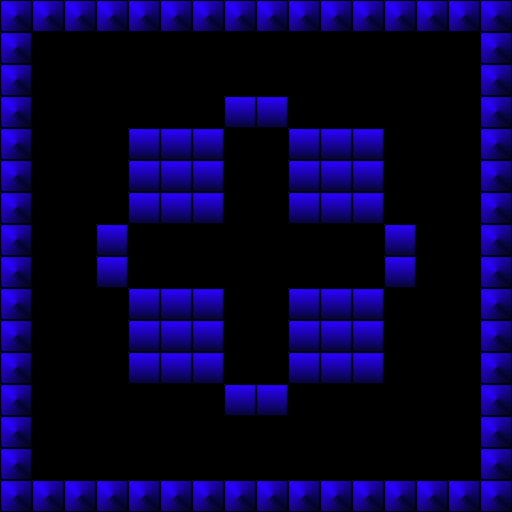

A 2D game scene composited from a Tiled map and its tileset images. What follows is a short description and the map's XML, with every tile layer's data as written:
An orthogonal 16x16 tile map with 32x32 px tiles, 1 tile layer (Tile Layer 1).

<map version="1.10" tiledversion="1.11.0" orientation="orthogonal" renderorder="right-down" width="16" height="16" tilewidth="32" tileheight="32" infinite="0" nextlayerid="2" nextobjectid="1">
 <tileset firstgid="1" source="../../tiles/orthogonal_1.tsx" />
 <layer id="1" name="Tile Layer 1" width="16" height="16">
  <data encoding="csv">
2,2,2,2,2,2,2,2,2,2,2,2,2,2,2,2,
2,0,0,0,0,0,0,0,0,0,0,0,0,0,0,2,
2,0,0,0,0,0,0,0,0,0,0,0,0,0,0,2,
2,0,0,0,0,0,0,3,3,0,0,0,0,0,0,2,
2,0,0,0,3,3,3,0,0,3,3,3,0,0,0,2,
2,0,0,0,3,3,3,0,0,3,3,3,0,0,0,2,
2,0,0,0,3,3,3,0,0,3,3,3,0,0,0,2,
2,0,0,3,0,0,0,0,0,0,0,0,3,0,0,2,
2,0,0,3,0,0,0,0,0,0,0,0,3,0,0,2,
2,0,0,0,3,3,3,0,0,3,3,3,0,0,0,2,
2,0,0,0,3,3,3,0,0,3,3,3,0,0,0,2,
2,0,0,0,3,3,3,0,0,3,3,3,0,0,0,2,
2,0,0,0,0,0,0,3,3,0,0,0,0,0,0,2,
2,0,0,0,0,0,0,0,0,0,0,0,0,0,0,2,
2,0,0,0,0,0,0,0,0,0,0,0,0,0,0,2,
2,2,2,2,2,2,2,2,2,2,2,2,2,2,2,2
</data>
 </layer>
</map>
